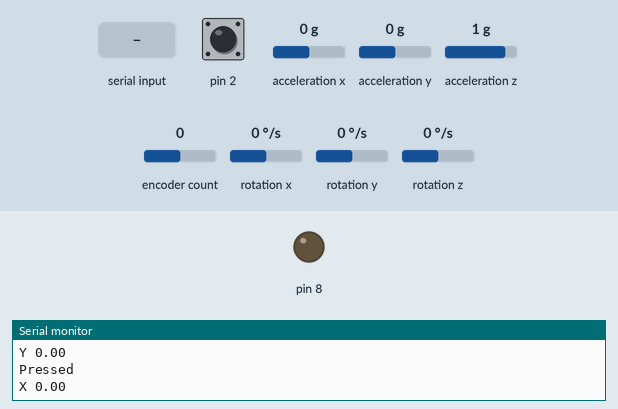
The sketch below on a simulated Arduino Uno, built with avr-gcc and run on an emulated ATmega328P. Parts: output pins drawn as LEDs (lit = HIGH), the last lines printed to the serial monitor. Wiring (inferred from the names in the program): MPU-6050 motion sensor at I2C address 0x68. The inputs (shaded band) are chosen by the test bench; at power-on: pin 2 HIGH, acceleration x 0 g, acceleration y 0 g, acceleration z 1 g, encoder count 0, rotation x 0 °/s, rotation y 0 °/s, rotation z 0 °/s.

Above: at 1.2 s.
1.3 s: "V" received over Serial
At 1.6 s:
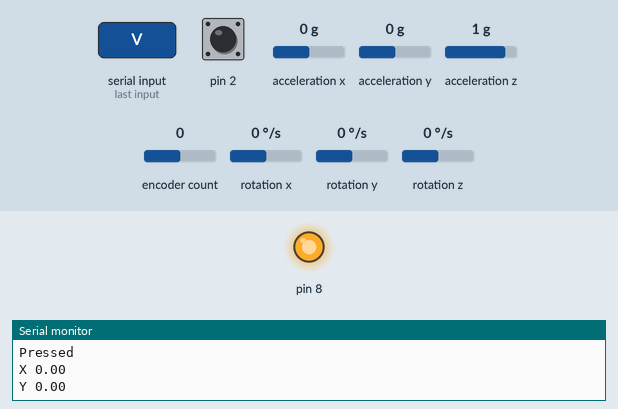
7.4 s: "I" received over Serial
At 7.8 s:
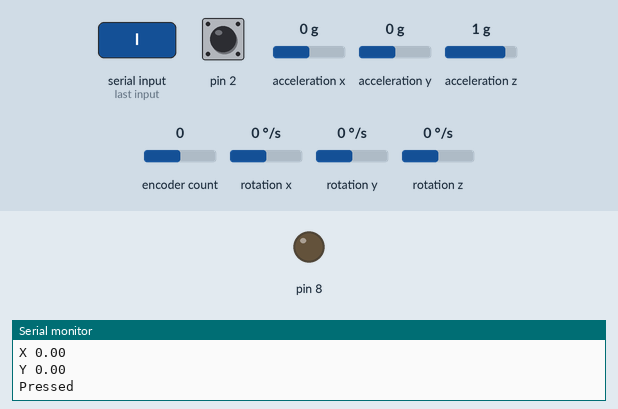
Timing chart, 0 to 10.4 s (numbered marks = the images above; inputs shaded):
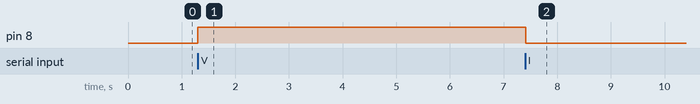

Measured:
- after the input at 1.3 s, pin 8: LOW → HIGH at once
- after the input at 7.4 s, pin 8: HIGH → LOW at once

The sketch:

sketch_nov10a.ino
```cpp
#include<Wire.h>
#include <Encoder.h>

//Accelorometer + Gyro
const int MPU_addr = 0x68; // I2C address of the MPU-6050
int16_t AcX, AcY, AcZ, Tmp, GyX, GyY, GyZ;
double pitch,roll;

//Button Stuff
int buttonState = 0;

// Rotary Encoder Inputs
Encoder myEnc(3, 4);
long oldPosition  = -999;

void setup() {

  //Button Input
  pinMode(2, INPUT_PULLUP);
  digitalWrite(2, HIGH);


  //Vibration Output
  pinMode(8, OUTPUT);


  Wire.begin();
  Wire.beginTransmission(MPU_addr);
  Wire.write(0x6B);  // PWR_MGMT_1 register
  Wire.write(0);     // set to zero (wakes up the MPU-6050)
  Wire.endTransmission(true);
  Serial.begin(9600);
}

void loop() {


  //Button
  buttonState = digitalRead(2);
  if(buttonState == HIGH)
  {
    Serial.println("Pressed");
  }
  else
  {
    Serial.println("Released");
  }

  //Rotary Encoder
  long newPosition = myEnc.read();
  if (newPosition > oldPosition) {
    oldPosition = newPosition;
    Serial.println("CounterClockwise");
  }
  else if (newPosition < oldPosition) {
    oldPosition = newPosition;
    Serial.println("Clockwise");
  }


  //Accelorometer + Gyroscope
  Wire.beginTransmission(MPU_addr);
  Wire.write(0x3B);  // starting with register 0x3B (ACCEL_XOUT_H)
  Wire.endTransmission(false);
  Wire.requestFrom(MPU_addr, 14, true); // request a total of 14 registers
  int t = Wire.read();
  AcX = (t << 8) | Wire.read(); // 0x3B (ACCEL_XOUT_H) & 0x3C (ACCEL_XOUT_L)
  t = Wire.read();
  AcY = (t << 8) | Wire.read(); // 0x3D (ACCEL_YOUT_H) & 0x3E (ACCEL_YOUT_L)
  t = Wire.read();
  AcZ = (t << 8) | Wire.read(); // 0x3F (ACCEL_ZOUT_H) & 0x40 (ACCEL_ZOUT_L)
  t = Wire.read();
  Tmp = (t << 8) | Wire.read(); // 0x41 (TEMP_OUT_H) & 0x42 (TEMP_OUT_L)
  t = Wire.read();
  GyX = (t << 8) | Wire.read(); // 0x43 (GYRO_XOUT_H) & 0x44 (GYRO_XOUT_L)
  t = Wire.read();
  GyY = (t << 8) | Wire.read(); // 0x45 (GYRO_YOUT_H) & 0x46 (GYRO_YOUT_L)
  t = Wire.read();
  GyZ = (t << 8) | Wire.read(); // 0x47 (GYRO_ZOUT_H) & 0x48 (GYRO_ZOUT_L)
  t = Wire.read();

  //get pitch/roll
  getAngle(AcX,AcY,AcZ);

  //send the data out the serial port

  Serial.print("X "); Serial.println(pitch);
  Serial.print("Y "); Serial.println(roll);

  // Serial.print("AcX = "); Serial.print(AcX);
  // Serial.print(" | AcY = "); Serial.print(AcY);
  // Serial.print(" | AcZ = "); Serial.println(AcZ);
  // Serial.print(" | Tmp = "); Serial.print(Tmp / 340.00 + 36.53); //equation for temperature in degrees C from datasheet
  // Serial.print(" | GyX = "); Serial.print(GyX);
  // Serial.print(" | GyY = "); Serial.print(GyY);
  // Serial.print(" | GyZ = "); Serial.println(GyZ);

  //Vibration Motor
  switch(Serial.read())
  {
    case 'V':
      digitalWrite(8, HIGH);
      break;
    case 'I':
      digitalWrite(8, 0);
      break;
  }

  delay(20);
}

//convert the accel data to pitch/roll
void getAngle(int Vx,int Vy,int Vz) {
double x = Vx;
double y = Vy;
double z = Vz;

pitch = atan(x/sqrt((y*y) + (z*z)));
roll = atan(y/sqrt((x*x) + (z*z)));
//convert radians into degrees
pitch = pitch * (180.0/3.14);
roll = roll * (180.0/3.14) ;
}
```
